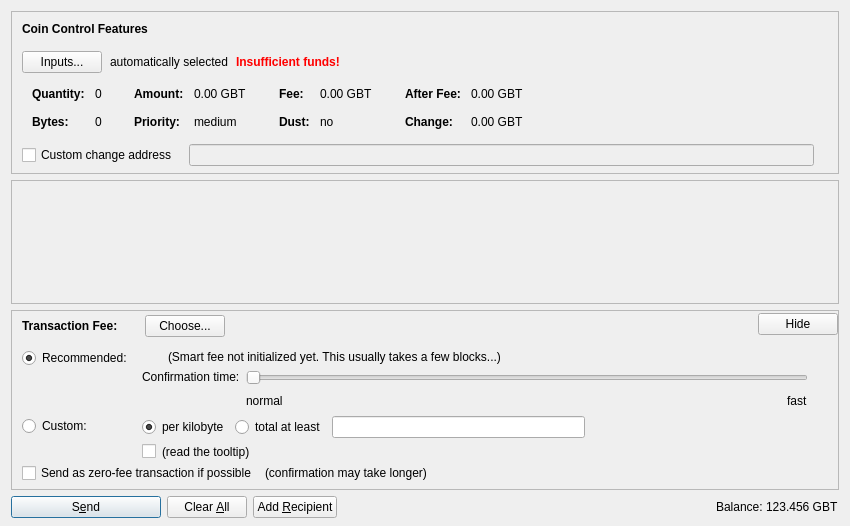
<?xml version="1.0" encoding="UTF-8"?>
<ui version="4.0">
 <class>SendCoinsDialog</class>
 <widget class="QDialog" name="SendCoinsDialog">
  <property name="geometry">
   <rect>
    <x>0</x>
    <y>0</y>
    <width>850</width>
    <height>526</height>
   </rect>
  </property>
  <property name="windowTitle">
   <string>Send Coins</string>
  </property>
  <layout class="QVBoxLayout" name="verticalLayout" stretch="0,1,0,0">
   <property name="bottomMargin">
    <number>8</number>
   </property>
   <item>
    <widget class="QFrame" name="frameCoinControl">
     <property name="sizePolicy">
      <sizepolicy hsizetype="Expanding" vsizetype="Expanding">
       <horstretch>0</horstretch>
       <verstretch>0</verstretch>
      </sizepolicy>
     </property>
     <property name="maximumSize">
      <size>
       <width>16777215</width>
       <height>16777215</height>
      </size>
     </property>
     <property name="frameShape">
      <enum>QFrame::StyledPanel</enum>
     </property>
     <property name="frameShadow">
      <enum>QFrame::Sunken</enum>
     </property>
     <layout class="QVBoxLayout" name="verticalLayoutCoinControl2">
      <property name="spacing">
       <number>0</number>
      </property>
      <property name="leftMargin">
       <number>0</number>
      </property>
      <property name="topMargin">
       <number>0</number>
      </property>
      <property name="rightMargin">
       <number>0</number>
      </property>
      <property name="bottomMargin">
       <number>6</number>
      </property>
      <item>
       <layout class="QVBoxLayout" name="verticalLayoutCoinControl" stretch="0,0,0,0,1">
        <property name="spacing">
         <number>0</number>
        </property>
        <property name="leftMargin">
         <number>10</number>
        </property>
        <property name="topMargin">
         <number>10</number>
        </property>
        <item>
         <layout class="QHBoxLayout" name="horizontalLayoutCoinControl1">
          <property name="bottomMargin">
           <number>15</number>
          </property>
          <item>
           <widget class="QLabel" name="labelCoinControlFeatures">
            <property name="sizePolicy">
             <sizepolicy hsizetype="Preferred" vsizetype="Maximum">
              <horstretch>0</horstretch>
              <verstretch>0</verstretch>
             </sizepolicy>
            </property>
            <property name="font">
             <font>
              <weight>75</weight>
              <bold>true</bold>
             </font>
            </property>
            <property name="styleSheet">
             <string notr="true">font-weight:bold;</string>
            </property>
            <property name="text">
             <string>Coin Control Features</string>
            </property>
           </widget>
          </item>
         </layout>
        </item>
        <item>
         <layout class="QHBoxLayout" name="horizontalLayoutCoinControl2" stretch="0,0,0,0">
          <property name="spacing">
           <number>8</number>
          </property>
          <property name="bottomMargin">
           <number>10</number>
          </property>
          <item>
           <widget class="QPushButton" name="pushButtonCoinControl">
            <property name="styleSheet">
             <string notr="true"/>
            </property>
            <property name="text">
             <string>Inputs...</string>
            </property>
            <property name="autoDefault">
             <bool>false</bool>
            </property>
           </widget>
          </item>
          <item>
           <widget class="QLabel" name="labelCoinControlAutomaticallySelected">
            <property name="text">
             <string>automatically selected</string>
            </property>
            <property name="margin">
             <number>5</number>
            </property>
           </widget>
          </item>
          <item>
           <widget class="QLabel" name="labelCoinControlInsuffFunds">
            <property name="font">
             <font>
              <weight>75</weight>
              <bold>true</bold>
             </font>
            </property>
            <property name="styleSheet">
             <string notr="true">color:red;font-weight:bold;</string>
            </property>
            <property name="text">
             <string>Insufficient funds!</string>
            </property>
            <property name="margin">
             <number>5</number>
            </property>
           </widget>
          </item>
          <item>
           <spacer name="horizontalSpacerCoinControl">
            <property name="orientation">
             <enum>Qt::Horizontal</enum>
            </property>
            <property name="sizeHint" stdset="0">
             <size>
              <width>40</width>
              <height>1</height>
             </size>
            </property>
           </spacer>
          </item>
         </layout>
        </item>
        <item>
         <widget class="QWidget" name="widgetCoinControl" native="true">
          <property name="sizePolicy">
           <sizepolicy hsizetype="Preferred" vsizetype="Preferred">
            <horstretch>0</horstretch>
            <verstretch>0</verstretch>
           </sizepolicy>
          </property>
          <property name="minimumSize">
           <size>
            <width>0</width>
            <height>0</height>
           </size>
          </property>
          <property name="styleSheet">
           <string notr="true"/>
          </property>
          <layout class="QHBoxLayout" name="horizontalLayoutCoinControl5">
           <property name="leftMargin">
            <number>0</number>
           </property>
           <property name="topMargin">
            <number>0</number>
           </property>
           <property name="rightMargin">
            <number>0</number>
           </property>
           <property name="bottomMargin">
            <number>0</number>
           </property>
           <item>
            <layout class="QHBoxLayout" name="horizontalLayoutCoinControl3" stretch="0,0,0,1">
             <property name="spacing">
              <number>20</number>
             </property>
             <property name="topMargin">
              <number>0</number>
             </property>
             <property name="bottomMargin">
              <number>10</number>
             </property>
             <item>
              <layout class="QFormLayout" name="formLayoutCoinControl1">
               <property name="horizontalSpacing">
                <number>10</number>
               </property>
               <property name="verticalSpacing">
                <number>14</number>
               </property>
               <property name="leftMargin">
                <number>10</number>
               </property>
               <property name="topMargin">
                <number>4</number>
               </property>
               <property name="rightMargin">
                <number>6</number>
               </property>
               <item row="0" column="0">
                <widget class="QLabel" name="labelCoinControlQuantityText">
                 <property name="font">
                  <font>
                   <weight>75</weight>
                   <bold>true</bold>
                  </font>
                 </property>
                 <property name="text">
                  <string>Quantity:</string>
                 </property>
                 <property name="margin">
                  <number>0</number>
                 </property>
                </widget>
               </item>
               <item row="0" column="1">
                <widget class="QLabel" name="labelCoinControlQuantity">
                 <property name="cursor">
                  <cursorShape>IBeamCursor</cursorShape>
                 </property>
                 <property name="contextMenuPolicy">
                  <enum>Qt::ActionsContextMenu</enum>
                 </property>
                 <property name="text">
                  <string notr="true">0</string>
                 </property>
                 <property name="margin">
                  <number>0</number>
                 </property>
                 <property name="textInteractionFlags">
                  <set>Qt::LinksAccessibleByMouse|Qt::TextSelectableByKeyboard|Qt::TextSelectableByMouse</set>
                 </property>
                </widget>
               </item>
               <item row="1" column="0">
                <widget class="QLabel" name="labelCoinControlBytesText">
                 <property name="font">
                  <font>
                   <weight>75</weight>
                   <bold>true</bold>
                  </font>
                 </property>
                 <property name="text">
                  <string>Bytes:</string>
                 </property>
                </widget>
               </item>
               <item row="1" column="1">
                <widget class="QLabel" name="labelCoinControlBytes">
                 <property name="cursor">
                  <cursorShape>IBeamCursor</cursorShape>
                 </property>
                 <property name="contextMenuPolicy">
                  <enum>Qt::ActionsContextMenu</enum>
                 </property>
                 <property name="text">
                  <string notr="true">0</string>
                 </property>
                 <property name="textInteractionFlags">
                  <set>Qt::LinksAccessibleByMouse|Qt::TextSelectableByKeyboard|Qt::TextSelectableByMouse</set>
                 </property>
                </widget>
               </item>
              </layout>
             </item>
             <item>
              <layout class="QFormLayout" name="formLayoutCoinControl2">
               <property name="horizontalSpacing">
                <number>10</number>
               </property>
               <property name="verticalSpacing">
                <number>14</number>
               </property>
               <property name="leftMargin">
                <number>6</number>
               </property>
               <property name="topMargin">
                <number>4</number>
               </property>
               <property name="rightMargin">
                <number>6</number>
               </property>
               <item row="0" column="0">
                <widget class="QLabel" name="labelCoinControlAmountText">
                 <property name="font">
                  <font>
                   <weight>75</weight>
                   <bold>true</bold>
                  </font>
                 </property>
                 <property name="text">
                  <string>Amount:</string>
                 </property>
                 <property name="margin">
                  <number>0</number>
                 </property>
                </widget>
               </item>
               <item row="0" column="1">
                <widget class="QLabel" name="labelCoinControlAmount">
                 <property name="cursor">
                  <cursorShape>IBeamCursor</cursorShape>
                 </property>
                 <property name="contextMenuPolicy">
                  <enum>Qt::ActionsContextMenu</enum>
                 </property>
                 <property name="text">
                  <string notr="true">0.00 GBT</string>
                 </property>
                 <property name="textInteractionFlags">
                  <set>Qt::LinksAccessibleByMouse|Qt::TextSelectableByKeyboard|Qt::TextSelectableByMouse</set>
                 </property>
                </widget>
               </item>
               <item row="1" column="0">
                <widget class="QLabel" name="labelCoinControlPriorityText">
                 <property name="font">
                  <font>
                   <weight>75</weight>
                   <bold>true</bold>
                  </font>
                 </property>
                 <property name="text">
                  <string>Priority:</string>
                 </property>
                </widget>
               </item>
               <item row="1" column="1">
                <widget class="QLabel" name="labelCoinControlPriority">
                 <property name="cursor">
                  <cursorShape>IBeamCursor</cursorShape>
                 </property>
                 <property name="contextMenuPolicy">
                  <enum>Qt::ActionsContextMenu</enum>
                 </property>
                 <property name="text">
                  <string notr="true">medium</string>
                 </property>
                 <property name="textInteractionFlags">
                  <set>Qt::LinksAccessibleByMouse|Qt::TextSelectableByKeyboard|Qt::TextSelectableByMouse</set>
                 </property>
                </widget>
               </item>
              </layout>
             </item>
             <item>
              <layout class="QFormLayout" name="formLayoutCoinControl3">
               <property name="horizontalSpacing">
                <number>10</number>
               </property>
               <property name="verticalSpacing">
                <number>14</number>
               </property>
               <property name="leftMargin">
                <number>6</number>
               </property>
               <property name="topMargin">
                <number>4</number>
               </property>
               <property name="rightMargin">
                <number>6</number>
               </property>
               <item row="0" column="0">
                <widget class="QLabel" name="labelCoinControlFeeText">
                 <property name="font">
                  <font>
                   <weight>75</weight>
                   <bold>true</bold>
                  </font>
                 </property>
                 <property name="text">
                  <string>Fee:</string>
                 </property>
                 <property name="margin">
                  <number>0</number>
                 </property>
                </widget>
               </item>
               <item row="0" column="1">
                <widget class="QLabel" name="labelCoinControlFee">
                 <property name="cursor">
                  <cursorShape>IBeamCursor</cursorShape>
                 </property>
                 <property name="contextMenuPolicy">
                  <enum>Qt::ActionsContextMenu</enum>
                 </property>
                 <property name="text">
                  <string notr="true">0.00 GBT</string>
                 </property>
                 <property name="textInteractionFlags">
                  <set>Qt::LinksAccessibleByMouse|Qt::TextSelectableByKeyboard|Qt::TextSelectableByMouse</set>
                 </property>
                </widget>
               </item>
               <item row="1" column="0">
                <widget class="QLabel" name="labelCoinControlLowOutputText">
                 <property name="font">
                  <font>
                   <weight>75</weight>
                   <bold>true</bold>
                  </font>
                 </property>
                 <property name="text">
                  <string>Dust:</string>
                 </property>
                </widget>
               </item>
               <item row="1" column="1">
                <widget class="QLabel" name="labelCoinControlLowOutput">
                 <property name="cursor">
                  <cursorShape>IBeamCursor</cursorShape>
                 </property>
                 <property name="contextMenuPolicy">
                  <enum>Qt::ActionsContextMenu</enum>
                 </property>
                 <property name="text">
                  <string notr="true">no</string>
                 </property>
                 <property name="textInteractionFlags">
                  <set>Qt::LinksAccessibleByMouse|Qt::TextSelectableByKeyboard|Qt::TextSelectableByMouse</set>
                 </property>
                </widget>
               </item>
              </layout>
             </item>
             <item>
              <layout class="QFormLayout" name="formLayoutCoinControl4">
               <property name="horizontalSpacing">
                <number>10</number>
               </property>
               <property name="verticalSpacing">
                <number>14</number>
               </property>
               <property name="leftMargin">
                <number>6</number>
               </property>
               <property name="topMargin">
                <number>4</number>
               </property>
               <property name="rightMargin">
                <number>6</number>
               </property>
               <item row="0" column="0">
                <widget class="QLabel" name="labelCoinControlAfterFeeText">
                 <property name="font">
                  <font>
                   <weight>75</weight>
                   <bold>true</bold>
                  </font>
                 </property>
                 <property name="text">
                  <string>After Fee:</string>
                 </property>
                 <property name="margin">
                  <number>0</number>
                 </property>
                </widget>
               </item>
               <item row="0" column="1">
                <widget class="QLabel" name="labelCoinControlAfterFee">
                 <property name="cursor">
                  <cursorShape>IBeamCursor</cursorShape>
                 </property>
                 <property name="contextMenuPolicy">
                  <enum>Qt::ActionsContextMenu</enum>
                 </property>
                 <property name="text">
                  <string notr="true">0.00 GBT</string>
                 </property>
                 <property name="textInteractionFlags">
                  <set>Qt::LinksAccessibleByMouse|Qt::TextSelectableByKeyboard|Qt::TextSelectableByMouse</set>
                 </property>
                </widget>
               </item>
               <item row="1" column="0">
                <widget class="QLabel" name="labelCoinControlChangeText">
                 <property name="font">
                  <font>
                   <weight>75</weight>
                   <bold>true</bold>
                  </font>
                 </property>
                 <property name="text">
                  <string>Change:</string>
                 </property>
                </widget>
               </item>
               <item row="1" column="1">
                <widget class="QLabel" name="labelCoinControlChange">
                 <property name="cursor">
                  <cursorShape>IBeamCursor</cursorShape>
                 </property>
                 <property name="contextMenuPolicy">
                  <enum>Qt::ActionsContextMenu</enum>
                 </property>
                 <property name="text">
                  <string notr="true">0.00 GBT</string>
                 </property>
                 <property name="textInteractionFlags">
                  <set>Qt::LinksAccessibleByMouse|Qt::TextSelectableByKeyboard|Qt::TextSelectableByMouse</set>
                 </property>
                </widget>
               </item>
              </layout>
             </item>
            </layout>
           </item>
          </layout>
         </widget>
        </item>
        <item>
         <layout class="QHBoxLayout" name="horizontalLayoutCoinControl4" stretch="0,0,0">
          <property name="spacing">
           <number>12</number>
          </property>
          <property name="sizeConstraint">
           <enum>QLayout::SetDefaultConstraint</enum>
          </property>
          <property name="topMargin">
           <number>5</number>
          </property>
          <property name="rightMargin">
           <number>5</number>
          </property>
          <item>
           <widget class="QCheckBox" name="checkBoxCoinControlChange">
            <property name="toolTip">
             <string>If this is activated, but the change address is empty or invalid, change will be sent to a newly generated address.</string>
            </property>
            <property name="text">
             <string>Custom change address</string>
            </property>
           </widget>
          </item>
          <item>
           <widget class="QValidatedLineEdit" name="lineEditCoinControlChange">
            <property name="enabled">
             <bool>false</bool>
            </property>
            <property name="sizePolicy">
             <sizepolicy hsizetype="Expanding" vsizetype="Fixed">
              <horstretch>0</horstretch>
              <verstretch>0</verstretch>
             </sizepolicy>
            </property>
           </widget>
          </item>
          <item>
           <widget class="QLabel" name="labelCoinControlChangeLabel">
            <property name="sizePolicy">
             <sizepolicy hsizetype="Preferred" vsizetype="Expanding">
              <horstretch>0</horstretch>
              <verstretch>0</verstretch>
             </sizepolicy>
            </property>
            <property name="minimumSize">
             <size>
              <width>0</width>
              <height>0</height>
             </size>
            </property>
            <property name="text">
             <string/>
            </property>
            <property name="margin">
             <number>3</number>
            </property>
           </widget>
          </item>
         </layout>
        </item>
        <item>
         <spacer name="verticalSpacerCoinControl">
          <property name="orientation">
           <enum>Qt::Vertical</enum>
          </property>
          <property name="sizeHint" stdset="0">
           <size>
            <width>800</width>
            <height>1</height>
           </size>
          </property>
         </spacer>
        </item>
       </layout>
      </item>
     </layout>
    </widget>
   </item>
   <item>
    <widget class="QScrollArea" name="scrollArea">
     <property name="widgetResizable">
      <bool>true</bool>
     </property>
     <widget class="QWidget" name="scrollAreaWidgetContents">
      <property name="geometry">
       <rect>
        <x>0</x>
        <y>0</y>
        <width>830</width>
        <height>68</height>
       </rect>
      </property>
      <layout class="QVBoxLayout" name="verticalLayout_2" stretch="0,1">
       <property name="leftMargin">
        <number>0</number>
       </property>
       <property name="topMargin">
        <number>0</number>
       </property>
       <property name="rightMargin">
        <number>0</number>
       </property>
       <property name="bottomMargin">
        <number>0</number>
       </property>
       <item>
        <layout class="QVBoxLayout" name="entries">
         <property name="spacing">
          <number>6</number>
         </property>
        </layout>
       </item>
       <item>
        <spacer name="verticalSpacer">
         <property name="orientation">
          <enum>Qt::Vertical</enum>
         </property>
         <property name="sizeHint" stdset="0">
          <size>
           <width>20</width>
           <height>40</height>
          </size>
         </property>
        </spacer>
       </item>
      </layout>
     </widget>
    </widget>
   </item>
   <item>
    <widget class="QFrame" name="frameFee">
     <property name="sizePolicy">
      <sizepolicy hsizetype="Expanding" vsizetype="Expanding">
       <horstretch>0</horstretch>
       <verstretch>0</verstretch>
      </sizepolicy>
     </property>
     <property name="maximumSize">
      <size>
       <width>16777215</width>
       <height>16777215</height>
      </size>
     </property>
     <property name="frameShape">
      <enum>QFrame::StyledPanel</enum>
     </property>
     <property name="frameShadow">
      <enum>QFrame::Sunken</enum>
     </property>
     <layout class="QVBoxLayout" name="verticalLayoutFee1">
      <property name="spacing">
       <number>0</number>
      </property>
      <property name="leftMargin">
       <number>0</number>
      </property>
      <property name="topMargin">
       <number>0</number>
      </property>
      <property name="rightMargin">
       <number>0</number>
      </property>
      <property name="bottomMargin">
       <number>0</number>
      </property>
      <item>
       <layout class="QVBoxLayout" name="verticalLayoutFee2" stretch="0,0,0">
        <property name="spacing">
         <number>0</number>
        </property>
        <property name="leftMargin">
         <number>10</number>
        </property>
        <property name="topMargin">
         <number>0</number>
        </property>
        <item>
         <layout class="QHBoxLayout" name="horizontalLayoutFee1">
          <property name="bottomMargin">
           <number>0</number>
          </property>
          <item>
           <layout class="QVBoxLayout" name="verticalLayoutFee7">
            <property name="spacing">
             <number>0</number>
            </property>
            <item>
             <spacer name="verticalSpacerSmartFee">
              <property name="orientation">
               <enum>Qt::Vertical</enum>
              </property>
              <property name="sizeType">
               <enum>QSizePolicy::Fixed</enum>
              </property>
              <property name="sizeHint" stdset="0">
               <size>
                <width>1</width>
                <height>4</height>
               </size>
              </property>
             </spacer>
            </item>
            <item>
             <layout class="QHBoxLayout" name="horizontalLayoutSmartFee">
              <property name="spacing">
               <number>10</number>
              </property>
              <item>
               <widget class="QLabel" name="labelFeeHeadline">
                <property name="sizePolicy">
                 <sizepolicy hsizetype="Preferred" vsizetype="Maximum">
                  <horstretch>0</horstretch>
                  <verstretch>0</verstretch>
                 </sizepolicy>
                </property>
                <property name="font">
                 <font>
                  <weight>75</weight>
                  <bold>true</bold>
                 </font>
                </property>
                <property name="styleSheet">
                 <string notr="true">font-weight:bold;</string>
                </property>
                <property name="text">
                 <string>Transaction Fee:</string>
                </property>
               </widget>
              </item>
              <item>
               <widget class="QLabel" name="labelFeeMinimized">
                <property name="text">
                 <string/>
                </property>
               </widget>
              </item>
              <item>
               <widget class="QPushButton" name="buttonChooseFee">
                <property name="text">
                 <string>Choose...</string>
                </property>
               </widget>
              </item>
             </layout>
            </item>
            <item>
             <spacer name="verticalSpacer_5">
              <property name="orientation">
               <enum>Qt::Vertical</enum>
              </property>
              <property name="sizeHint" stdset="0">
               <size>
                <width>1</width>
                <height>1</height>
               </size>
              </property>
             </spacer>
            </item>
           </layout>
          </item>
          <item>
           <spacer name="horizontalSpacer_4">
            <property name="orientation">
             <enum>Qt::Horizontal</enum>
            </property>
            <property name="sizeHint" stdset="0">
             <size>
              <width>40</width>
              <height>20</height>
             </size>
            </property>
           </spacer>
          </item>
          <item>
           <widget class="QPushButton" name="buttonMinimizeFee">
            <property name="toolTip">
             <string>collapse fee-settings</string>
            </property>
            <property name="text">
             <string>Hide</string>
            </property>
           </widget>
          </item>
         </layout>
        </item>
        <item>
         <widget class="QFrame" name="frameFeeSelection">
          <layout class="QVBoxLayout" name="verticalLayoutFee12">
           <property name="spacing">
            <number>0</number>
           </property>
           <property name="leftMargin">
            <number>0</number>
           </property>
           <property name="topMargin">
            <number>0</number>
           </property>
           <property name="rightMargin">
            <number>0</number>
           </property>
           <property name="bottomMargin">
            <number>0</number>
           </property>
           <item>
            <layout class="QGridLayout" name="gridLayoutFee">
             <property name="topMargin">
              <number>10</number>
             </property>
             <property name="bottomMargin">
              <number>4</number>
             </property>
             <property name="horizontalSpacing">
              <number>10</number>
             </property>
             <property name="verticalSpacing">
              <number>4</number>
             </property>
             <item row="1" column="1">
              <layout class="QVBoxLayout" name="verticalLayoutFee8">
               <property name="spacing">
                <number>6</number>
               </property>
               <item>
                <layout class="QHBoxLayout" name="horizontalLayoutFee13">
                 <item>
                  <widget class="QRadioButton" name="radioCustomPerKilobyte">
                   <property name="toolTip">
                    <string>If the custom fee is set to 1000 satoshis and the transaction is only 250 bytes, then &quot;per kilobyte&quot; only pays 250 satoshis in fee, while &quot;total at least&quot; pays 1000 satoshis. For transactions bigger than a kilobyte both pay by kilobyte.</string>
                   </property>
                   <property name="text">
                    <string>per kilobyte</string>
                   </property>
                   <property name="checked">
                    <bool>true</bool>
                   </property>
                   <attribute name="buttonGroup">
                    <string notr="true">groupCustomFee</string>
                   </attribute>
                  </widget>
                 </item>
                 <item>
                  <widget class="QRadioButton" name="radioCustomAtLeast">
                   <property name="toolTip">
                    <string>If the custom fee is set to 1000 satoshis and the transaction is only 250 bytes, then &quot;per kilobyte&quot; only pays 250 satoshis in fee, while &quot;total at least&quot; pays 1000 satoshis. For transactions bigger than a kilobyte both pay by kilobyte.</string>
                   </property>
                   <property name="text">
                    <string>total at least</string>
                   </property>
                   <attribute name="buttonGroup">
                    <string notr="true">groupCustomFee</string>
                   </attribute>
                  </widget>
                 </item>
                 <item>
                  <widget class="GasbitAmountField" name="customFee"/>
                 </item>
                 <item>
                  <spacer name="horizontalSpacer_6">
                   <property name="orientation">
                    <enum>Qt::Horizontal</enum>
                   </property>
                   <property name="sizeHint" stdset="0">
                    <size>
                     <width>1</width>
                     <height>1</height>
                    </size>
                   </property>
                  </spacer>
                 </item>
                </layout>
               </item>
               <item>
                <layout class="QHBoxLayout" name="horizontalLayoutFee8">
                 <item>
                  <widget class="QCheckBox" name="checkBoxMinimumFee">
                   <property name="toolTip">
                    <string>Paying only the minimum fee is just fine as long as there is less transaction volume than space in the blocks. But be aware that this can end up in a never confirming transaction once there is more demand for gasbit transactions than the network can process.</string>
                   </property>
                   <property name="text">
                    <string/>
                   </property>
                  </widget>
                 </item>
                 <item>
                  <widget class="QLabel" name="labelMinFeeWarning">
                   <property name="enabled">
                    <bool>true</bool>
                   </property>
                   <property name="toolTip">
                    <string>Paying only the minimum fee is just fine as long as there is less transaction volume than space in the blocks. But be aware that this can end up in a never confirming transaction once there is more demand for gasbit transactions than the network can process.</string>
                   </property>
                   <property name="text">
                    <string>(read the tooltip)</string>
                   </property>
                   <property name="margin">
                    <number>5</number>
                   </property>
                  </widget>
                 </item>
                 <item>
                  <spacer name="horizontalSpacer_2">
                   <property name="orientation">
                    <enum>Qt::Horizontal</enum>
                   </property>
                   <property name="sizeHint" stdset="0">
                    <size>
                     <width>1</width>
                     <height>1</height>
                    </size>
                   </property>
                  </spacer>
                 </item>
                </layout>
               </item>
              </layout>
             </item>
             <item row="0" column="0">
              <layout class="QVBoxLayout" name="verticalLayoutFee4" stretch="0,1">
               <item>
                <widget class="QRadioButton" name="radioSmartFee">
                 <property name="text">
                  <string>Recommended:</string>
                 </property>
                 <property name="checked">
                  <bool>true</bool>
                 </property>
                 <attribute name="buttonGroup">
                  <string notr="true">groupFee</string>
                 </attribute>
                </widget>
               </item>
               <item>
                <spacer name="verticalSpacer_2">
                 <property name="orientation">
                  <enum>Qt::Vertical</enum>
                 </property>
                 <property name="sizeHint" stdset="0">
                  <size>
                   <width>1</width>
                   <height>1</height>
                  </size>
                 </property>
                </spacer>
               </item>
              </layout>
             </item>
             <item row="1" column="0">
              <layout class="QVBoxLayout" name="verticalLayoutFee9" stretch="0,1">
               <item>
                <widget class="QRadioButton" name="radioCustomFee">
                 <property name="text">
                  <string>Custom:</string>
                 </property>
                 <attribute name="buttonGroup">
                  <string notr="true">groupFee</string>
                 </attribute>
                </widget>
               </item>
               <item>
                <spacer name="verticalSpacer_6">
                 <property name="orientation">
                  <enum>Qt::Vertical</enum>
                 </property>
                 <property name="sizeHint" stdset="0">
                  <size>
                   <width>1</width>
                   <height>1</height>
                  </size>
                 </property>
                </spacer>
               </item>
              </layout>
             </item>
             <item row="0" column="1">
              <layout class="QVBoxLayout" name="verticalLayoutFee3" stretch="0,0,1">
               <property name="spacing">
                <number>6</number>
               </property>
               <property name="topMargin">
                <number>2</number>
               </property>
               <item>
                <layout class="QHBoxLayout" name="horizontalLayoutFee12">
                 <item>
                  <widget class="QLabel" name="labelSmartFee">
                   <property name="text">
                    <string/>
                   </property>
                   <property name="margin">
                    <number>2</number>
                   </property>
                  </widget>
                 </item>
                 <item>
                  <widget class="QLabel" name="labelFeeEstimation">
                   <property name="text">
                    <string/>
                   </property>
                  </widget>
                 </item>
                 <item>
                  <widget class="QLabel" name="labelSmartFee2">
                   <property name="text">
                    <string>(Smart fee not initialized yet. This usually takes a few blocks...)</string>
                   </property>
                   <property name="margin">
                    <number>2</number>
                   </property>
                  </widget>
                 </item>
                 <item>
                  <spacer name="horizontalSpacer_5">
                   <property name="orientation">
                    <enum>Qt::Horizontal</enum>
                   </property>
                   <property name="sizeHint" stdset="0">
                    <size>
                     <width>1</width>
                     <height>1</height>
                    </size>
                   </property>
                  </spacer>
                 </item>
                </layout>
               </item>
               <item>
                <layout class="QHBoxLayout" name="horizontalLayoutFee9">
                 <item>
                  <layout class="QVBoxLayout" name="verticalLayoutFee6">
                   <item>
                    <widget class="QLabel" name="labelSmartFee3">
                     <property name="text">
                      <string>Confirmation time:</string>
                     </property>
                     <property name="margin">
                      <number>2</number>
                     </property>
                    </widget>
                   </item>
                   <item>
                    <spacer name="verticalSpacer_3">
                     <property name="orientation">
                      <enum>Qt::Vertical</enum>
                     </property>
                     <property name="sizeHint" stdset="0">
                      <size>
                       <width>1</width>
                       <height>1</height>
                      </size>
                     </property>
                    </spacer>
                   </item>
                  </layout>
                 </item>
                 <item>
                  <layout class="QVBoxLayout" name="verticalLayoutFee5">
                   <property name="rightMargin">
                    <number>30</number>
                   </property>
                   <item>
                    <widget class="QSlider" name="sliderSmartFee">
                     <property name="minimum">
                      <number>0</number>
                     </property>
                     <property name="maximum">
                      <number>24</number>
                     </property>
                     <property name="pageStep">
                      <number>1</number>
                     </property>
                     <property name="value">
                      <number>0</number>
                     </property>
                     <property name="orientation">
                      <enum>Qt::Horizontal</enum>
                     </property>
                     <property name="invertedAppearance">
                      <bool>false</bool>
                     </property>
                     <property name="invertedControls">
                      <bool>false</bool>
                     </property>
                     <property name="tickPosition">
                      <enum>QSlider::NoTicks</enum>
                     </property>
                    </widget>
                   </item>
                   <item>
                    <layout class="QHBoxLayout" name="horizontalLayoutFee10">
                     <item>
                      <widget class="QLabel" name="labelSmartFeeNormal">
                       <property name="text">
                        <string>normal</string>
                       </property>
                      </widget>
                     </item>
                     <item>
                      <spacer name="horizontalSpacer_3">
                       <property name="orientation">
                        <enum>Qt::Horizontal</enum>
                       </property>
                       <property name="sizeHint" stdset="0">
                        <size>
                         <width>40</width>
                         <height>20</height>
                        </size>
                       </property>
                      </spacer>
                     </item>
                     <item>
                      <widget class="QLabel" name="labelSmartFeeFast">
                       <property name="text">
                        <string>fast</string>
                       </property>
                      </widget>
                     </item>
                    </layout>
                   </item>
                  </layout>
                 </item>
                </layout>
               </item>
               <item>
                <spacer name="verticalSpacer_4">
                 <property name="orientation">
                  <enum>Qt::Vertical</enum>
                 </property>
                 <property name="sizeHint" stdset="0">
                  <size>
                   <width>1</width>
                   <height>1</height>
                  </size>
                 </property>
                </spacer>
               </item>
              </layout>
             </item>
            </layout>
           </item>
           <item>
            <layout class="QHBoxLayout" name="horizontalLayoutFee5" stretch="0,0,0">
             <property name="spacing">
              <number>8</number>
             </property>
             <property name="bottomMargin">
              <number>4</number>
             </property>
             <item>
              <widget class="QCheckBox" name="checkBoxFreeTx">
               <property name="text">
                <string>Send as zero-fee transaction if possible</string>
               </property>
              </widget>
             </item>
             <item>
              <widget class="QLabel" name="labelFreeTx">
               <property name="text">
                <string>(confirmation may take longer)</string>
               </property>
               <property name="margin">
                <number>5</number>
               </property>
              </widget>
             </item>
             <item>
              <spacer name="horizontalSpacerFee5">
               <property name="orientation">
                <enum>Qt::Horizontal</enum>
               </property>
               <property name="sizeHint" stdset="0">
                <size>
                 <width>1</width>
                 <height>1</height>
                </size>
               </property>
              </spacer>
             </item>
            </layout>
           </item>
           <item>
            <spacer name="verticalSpacerFee2">
             <property name="orientation">
              <enum>Qt::Vertical</enum>
             </property>
             <property name="sizeHint" stdset="0">
              <size>
               <width>1</width>
               <height>1</height>
              </size>
             </property>
            </spacer>
           </item>
          </layout>
         </widget>
        </item>
        <item>
         <spacer name="verticalSpacerFee">
          <property name="orientation">
           <enum>Qt::Vertical</enum>
          </property>
          <property name="sizeHint" stdset="0">
           <size>
            <width>800</width>
            <height>1</height>
           </size>
          </property>
         </spacer>
        </item>
       </layout>
      </item>
     </layout>
    </widget>
   </item>
   <item>
    <layout class="QHBoxLayout" name="horizontalLayout">
     <item>
      <widget class="QPushButton" name="sendButton">
       <property name="minimumSize">
        <size>
         <width>150</width>
         <height>0</height>
        </size>
       </property>
       <property name="toolTip">
        <string>Confirm the send action</string>
       </property>
       <property name="text">
        <string>S&amp;end</string>
       </property>
       <property name="icon">
        <iconset resource="../gasbit.qrc">
         <normaloff>:/icons/send</normaloff>:/icons/send</iconset>
       </property>
       <property name="autoDefault">
        <bool>false</bool>
       </property>
       <property name="default">
        <bool>true</bool>
       </property>
      </widget>
     </item>
     <item>
      <widget class="QPushButton" name="clearButton">
       <property name="sizePolicy">
        <sizepolicy hsizetype="Minimum" vsizetype="Fixed">
         <horstretch>0</horstretch>
         <verstretch>0</verstretch>
        </sizepolicy>
       </property>
       <property name="toolTip">
        <string>Clear all fields of the form.</string>
       </property>
       <property name="text">
        <string>Clear &amp;All</string>
       </property>
       <property name="icon">
        <iconset resource="../gasbit.qrc">
         <normaloff>:/icons/remove</normaloff>:/icons/remove</iconset>
       </property>
       <property name="autoDefault">
        <bool>false</bool>
       </property>
      </widget>
     </item>
     <item>
      <widget class="QPushButton" name="addButton">
       <property name="toolTip">
        <string>Send to multiple recipients at once</string>
       </property>
       <property name="text">
        <string>Add &amp;Recipient</string>
       </property>
       <property name="icon">
        <iconset resource="../gasbit.qrc">
         <normaloff>:/icons/add</normaloff>:/icons/add</iconset>
       </property>
       <property name="autoDefault">
        <bool>false</bool>
       </property>
      </widget>
     </item>
     <item>
      <spacer name="horizontalSpacer">
       <property name="orientation">
        <enum>Qt::Horizontal</enum>
       </property>
       <property name="sizeHint" stdset="0">
        <size>
         <width>40</width>
         <height>20</height>
        </size>
       </property>
      </spacer>
     </item>
     <item>
      <layout class="QHBoxLayout" name="horizontalLayout_2">
       <property name="spacing">
        <number>3</number>
       </property>
       <item>
        <widget class="QLabel" name="label">
         <property name="sizePolicy">
          <sizepolicy hsizetype="Preferred" vsizetype="Fixed">
           <horstretch>0</horstretch>
           <verstretch>0</verstretch>
          </sizepolicy>
         </property>
         <property name="text">
          <string>Balance:</string>
         </property>
        </widget>
       </item>
       <item>
        <widget class="QLabel" name="labelBalance">
         <property name="sizePolicy">
          <sizepolicy hsizetype="Preferred" vsizetype="Fixed">
           <horstretch>0</horstretch>
           <verstretch>0</verstretch>
          </sizepolicy>
         </property>
         <property name="cursor">
          <cursorShape>IBeamCursor</cursorShape>
         </property>
         <property name="text">
          <string notr="true">123.456 GBT</string>
         </property>
         <property name="textInteractionFlags">
          <set>Qt::LinksAccessibleByMouse|Qt::TextSelectableByKeyboard|Qt::TextSelectableByMouse</set>
         </property>
        </widget>
       </item>
      </layout>
     </item>
    </layout>
   </item>
  </layout>
 </widget>
 <customwidgets>
  <customwidget>
   <class>QValidatedLineEdit</class>
   <extends>QLineEdit</extends>
   <header>qvalidatedlineedit.h</header>
  </customwidget>
  <customwidget>
   <class>GasbitAmountField</class>
   <extends>QLineEdit</extends>
   <header>gasbitamountfield.h</header>
   <container>1</container>
  </customwidget>
 </customwidgets>
 <resources>
  <include location="../gasbit.qrc"/>
 </resources>
 <connections/>
 <buttongroups>
  <buttongroup name="groupFee"/>
  <buttongroup name="groupCustomFee"/>
 </buttongroups>
</ui>
